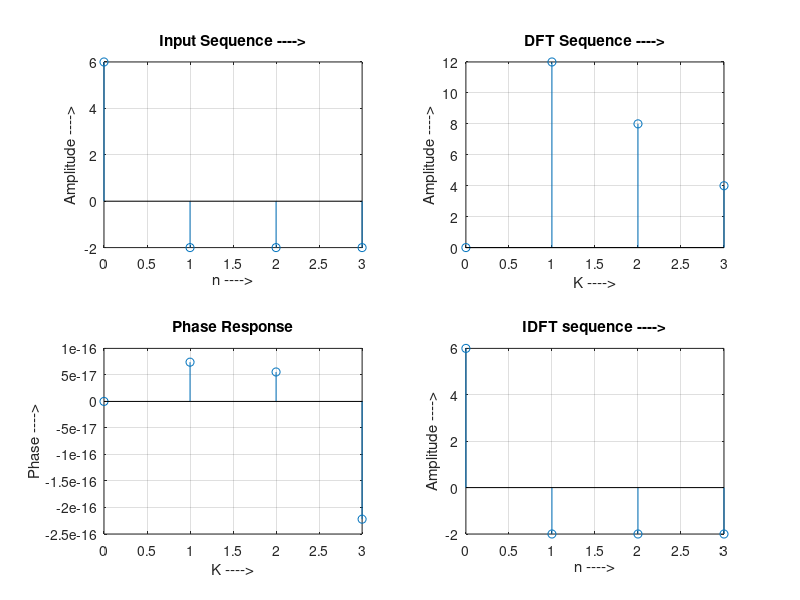

MATLAB code for this plot:
clc;
clear all;
N = 4;
xn = [6,-2+2j,-2,-2-2j];  %Get the sequence from user
ln = length(xn);       %find the length of the sequence
xn = [xn zeros(1,N-ln)];
xk = zeros(1,N);  %initialize an array of same size as that of input sequence
ixk = zeros(1,N); %initialize an array of same size as that of input sequence
%code block to find the DFT of the sequence
for k = 0:N-1
    for n = 0:N-1
        xk(k+1) = xk(k+1)+(xn(n+1)*exp((-1i)*2*pi*k*n/N));
    end
end
%code block to plot the input sequence
t = 0:N-1;
subplot(2,2,1);
stem(t,xn);
ylabel('Amplitude ---->');
xlabel('n ---->');
title('Input Sequence ---->');
grid on;
magnitude = abs(xk); %Find the magnitudes of individual DFT points
disp('DFT Sequence = ');
disp(magnitude);
%code block to plot the DFT sequence
t = 0:N-1;
subplot(2,2,2);
stem(t,magnitude);
ylabel('Amplitude ---->');
xlabel('K ---->');
title('DFT Sequence ---->');
grid on;
phase = angle(xk); %Find the phases of individual DFT points
disp('Phase = ');
disp(phase);
 %code block to plot the Phase Response
t = 0:N-1;
subplot(2,2,3);
stem(t,phase);
ylabel('Phase ---->');
xlabel('K ---->');
title('Phase Response');
grid on;
% Code block to find the IDFT of the sequence
for n = 0:N-1
    for k = 0:N-1
        ixk(n+1) = ixk(n+1)+(xk(k+1)*exp(1i*2*pi*k*n/N));
    end
end
ixk = ixk./N;
%code block to plot the IDFT sequence
t = 0:N-1;
subplot(2,2,4);
stem(t,ixk);
disp('IDFT Sequence = ');
disp(ixk);
ylabel('Amplitude ---->');
xlabel('n ---->');
title('IDFT sequence ---->');
grid on;